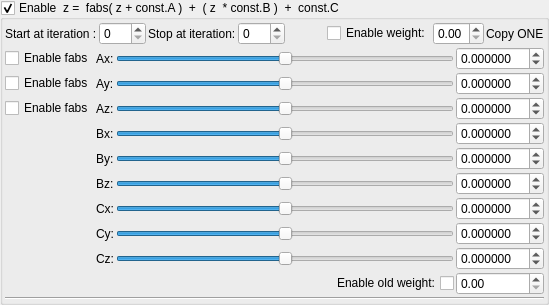
    <widget class="MyGroupBox" name="groupCheck_mandelbulb5_fabsFormulaZAB1_enabled">
     <property name="title">
      <string>Enable  z =  fabs( z + const.A )  +  ( z  * const.B )  +  const.C ;</string>
     </property>
     <property name="checkable">
      <bool>true</bool>
     </property>
     <layout class="QVBoxLayout" name="verticalLayout_7" stretch="0,0,0">
      <property name="spacing">
       <number>2</number>
      </property>
      <property name="leftMargin">
       <number>2</number>
      </property>
      <property name="topMargin">
       <number>2</number>
      </property>
      <property name="rightMargin">
       <number>2</number>
      </property>
      <property name="bottomMargin">
       <number>2</number>
      </property>
      <item>
       <layout class="QGridLayout" name="gridLayout_25">
        <property name="spacing">
         <number>2</number>
        </property>
        <item row="0" column="4">
         <spacer name="horizontalSpacer_13">
          <property name="orientation">
           <enum>Qt::Horizontal</enum>
          </property>
          <property name="sizeHint" stdset="0">
           <size>
            <width>40</width>
            <height>20</height>
           </size>
          </property>
         </spacer>
        </item>
        <item row="0" column="6">
         <widget class="MyDoubleSpinBox" name="spinbox_mandelbulb5_fabsFormulaZAB1_weight">
          <property name="sizePolicy">
           <sizepolicy hsizetype="Minimum" vsizetype="Maximum">
            <horstretch>0</horstretch>
            <verstretch>0</verstretch>
           </sizepolicy>
          </property>
          <property name="decimals">
           <number>2</number>
          </property>
          <property name="minimum">
           <double>0.000000000000000</double>
          </property>
          <property name="maximum">
           <double>1.000000000000000</double>
          </property>
          <property name="singleStep">
           <double>0.100000000000000</double>
          </property>
         </widget>
        </item>
        <item row="0" column="8">
         <widget class="QLabel" name="label_130">
          <property name="text">
           <string>Copy ONE</string>
          </property>
         </widget>
        </item>
        <item row="0" column="3">
         <widget class="MySpinBox" name="spinboxInt_mandelbulb5_fabsFormulaZAB1_stop_iterations">
          <property name="sizePolicy">
           <sizepolicy hsizetype="Minimum" vsizetype="Maximum">
            <horstretch>0</horstretch>
            <verstretch>0</verstretch>
           </sizepolicy>
          </property>
          <property name="maximum">
           <number>250</number>
          </property>
         </widget>
        </item>
        <item row="0" column="1">
         <widget class="MySpinBox" name="spinboxInt_mandelbulb5_fabsFormulaZAB1_start_iterations">
          <property name="sizePolicy">
           <sizepolicy hsizetype="Minimum" vsizetype="Maximum">
            <horstretch>0</horstretch>
            <verstretch>0</verstretch>
           </sizepolicy>
          </property>
          <property name="maximum">
           <number>250</number>
          </property>
         </widget>
        </item>
        <item row="0" column="2">
         <widget class="QLabel" name="label_59">
          <property name="text">
           <string>Stop at iteration:</string>
          </property>
         </widget>
        </item>
        <item row="0" column="0">
         <widget class="QLabel" name="label_60">
          <property name="text">
           <string>Start at iteration :</string>
          </property>
         </widget>
        </item>
        <item row="0" column="5">
         <widget class="QCheckBox" name="checkBox_mandelbulb5_fabsFormulaZAB1_weight_enabled">
          <property name="text">
           <string>Enable weight:</string>
          </property>
         </widget>
        </item>
       </layout>
      </item>
      <item>
       <layout class="QGridLayout" name="gridLayout_26">
        <property name="spacing">
         <number>2</number>
        </property>
        <item row="5" column="2">
         <widget class="QSlider" name="slider3_mandelbulb5_fabsFormulaZAB1B_z">
          <property name="sizePolicy">
           <sizepolicy hsizetype="Expanding" vsizetype="Maximum">
            <horstretch>0</horstretch>
            <verstretch>0</verstretch>
           </sizepolicy>
          </property>
          <property name="minimum">
           <number>-5000000</number>
          </property>
          <property name="maximum">
           <number>5000000</number>
          </property>
          <property name="orientation">
           <enum>Qt::Horizontal</enum>
          </property>
         </widget>
        </item>
        <item row="3" column="3">
         <widget class="MyDoubleSpinBox" name="spinbox3_mandelbulb5_fabsFormulaZAB1B_x">
          <property name="sizePolicy">
           <sizepolicy hsizetype="Minimum" vsizetype="Maximum">
            <horstretch>0</horstretch>
            <verstretch>0</verstretch>
           </sizepolicy>
          </property>
          <property name="prefix">
           <string/>
          </property>
          <property name="decimals">
           <number>6</number>
          </property>
          <property name="minimum">
           <double>-99.989999999999995</double>
          </property>
          <property name="singleStep">
           <double>0.100000000000000</double>
          </property>
         </widget>
        </item>
        <item row="3" column="1">
         <widget class="QLabel" name="label_126">
          <property name="text">
           <string>Bx:</string>
          </property>
         </widget>
        </item>
        <item row="5" column="1">
         <widget class="QLabel" name="label_128">
          <property name="text">
           <string>Bz:</string>
          </property>
         </widget>
        </item>
        <item row="4" column="1">
         <widget class="QLabel" name="label_127">
          <property name="text">
           <string>By:</string>
          </property>
         </widget>
        </item>
        <item row="4" column="3">
         <widget class="MyDoubleSpinBox" name="spinbox3_mandelbulb5_fabsFormulaZAB1B_y">
          <property name="sizePolicy">
           <sizepolicy hsizetype="Minimum" vsizetype="Maximum">
            <horstretch>0</horstretch>
            <verstretch>0</verstretch>
           </sizepolicy>
          </property>
          <property name="decimals">
           <number>6</number>
          </property>
          <property name="minimum">
           <double>-99.989999999999995</double>
          </property>
          <property name="maximum">
           <double>99.989999999999995</double>
          </property>
          <property name="singleStep">
           <double>0.100000000000000</double>
          </property>
         </widget>
        </item>
        <item row="1" column="0">
         <widget class="QCheckBox" name="checkBox_mandelbulb5_fabsFormulaZAB1_enabled_y">
          <property name="text">
           <string>Enable fabs</string>
          </property>
         </widget>
        </item>
        <item row="1" column="1">
         <widget class="QLabel" name="label_61">
          <property name="text">
           <string>Ay:</string>
          </property>
         </widget>
        </item>
        <item row="0" column="1">
         <widget class="QLabel" name="label_62">
          <property name="text">
           <string>Ax:</string>
          </property>
         </widget>
        </item>
        <item row="2" column="2">
         <widget class="QSlider" name="slider3_mandelbulb5_fabsFormulaZAB1A_z">
          <property name="sizePolicy">
           <sizepolicy hsizetype="Expanding" vsizetype="Maximum">
            <horstretch>0</horstretch>
            <verstretch>0</verstretch>
           </sizepolicy>
          </property>
          <property name="minimum">
           <number>-5000000</number>
          </property>
          <property name="maximum">
           <number>5000000</number>
          </property>
          <property name="orientation">
           <enum>Qt::Horizontal</enum>
          </property>
         </widget>
        </item>
        <item row="2" column="1">
         <widget class="QLabel" name="label_63">
          <property name="text">
           <string>Az:</string>
          </property>
         </widget>
        </item>
        <item row="0" column="2">
         <widget class="QSlider" name="slider3_mandelbulb5_fabsFormulaZAB1A_x">
          <property name="sizePolicy">
           <sizepolicy hsizetype="Expanding" vsizetype="Maximum">
            <horstretch>0</horstretch>
            <verstretch>0</verstretch>
           </sizepolicy>
          </property>
          <property name="minimum">
           <number>-5000000</number>
          </property>
          <property name="maximum">
           <number>5000000</number>
          </property>
          <property name="value">
           <number>0</number>
          </property>
          <property name="sliderPosition">
           <number>0</number>
          </property>
          <property name="orientation">
           <enum>Qt::Horizontal</enum>
          </property>
         </widget>
        </item>
        <item row="2" column="0">
         <widget class="QCheckBox" name="checkBox_mandelbulb5_fabsFormulaZAB1_enabled_z">
          <property name="text">
           <string>Enable fabs</string>
          </property>
         </widget>
        </item>
        <item row="0" column="3">
         <widget class="MyDoubleSpinBox" name="spinbox3_mandelbulb5_fabsFormulaZAB1A_x">
          <property name="sizePolicy">
           <sizepolicy hsizetype="Minimum" vsizetype="Maximum">
            <horstretch>0</horstretch>
            <verstretch>0</verstretch>
           </sizepolicy>
          </property>
          <property name="prefix">
           <string/>
          </property>
          <property name="decimals">
           <number>6</number>
          </property>
          <property name="minimum">
           <double>-99.989999999999995</double>
          </property>
          <property name="singleStep">
           <double>0.100000000000000</double>
          </property>
         </widget>
        </item>
        <item row="0" column="0">
         <widget class="QCheckBox" name="checkBox_mandelbulb5_fabsFormulaZAB1_enabled_x">
          <property name="text">
           <string>Enable fabs</string>
          </property>
         </widget>
        </item>
        <item row="1" column="2">
         <widget class="QSlider" name="slider3_mandelbulb5_fabsFormulaZAB1A_y">
          <property name="sizePolicy">
           <sizepolicy hsizetype="Expanding" vsizetype="Maximum">
            <horstretch>0</horstretch>
            <verstretch>0</verstretch>
           </sizepolicy>
          </property>
          <property name="minimum">
           <number>-5000000</number>
          </property>
          <property name="maximum">
           <number>5000000</number>
          </property>
          <property name="orientation">
           <enum>Qt::Horizontal</enum>
          </property>
         </widget>
        </item>
        <item row="1" column="3">
         <widget class="MyDoubleSpinBox" name="spinbox3_mandelbulb5_fabsFormulaZAB1A_y">
          <property name="sizePolicy">
           <sizepolicy hsizetype="Minimum" vsizetype="Maximum">
            <horstretch>0</horstretch>
            <verstretch>0</verstretch>
           </sizepolicy>
          </property>
          <property name="decimals">
           <number>6</number>
          </property>
          <property name="minimum">
           <double>-99.989999999999995</double>
          </property>
          <property name="maximum">
           <double>99.989999999999995</double>
          </property>
          <property name="singleStep">
           <double>0.100000000000000</double>
          </property>
         </widget>
        </item>
        <item row="2" column="3">
         <widget class="MyDoubleSpinBox" name="spinbox3_mandelbulb5_fabsFormulaZAB1A_z">
          <property name="sizePolicy">
           <sizepolicy hsizetype="Minimum" vsizetype="Maximum">
            <horstretch>0</horstretch>
            <verstretch>0</verstretch>
           </sizepolicy>
          </property>
          <property name="decimals">
           <number>6</number>
          </property>
          <property name="minimum">
           <double>-99.989999999999995</double>
          </property>
          <property name="maximum">
           <double>99.989999999999995</double>
          </property>
          <property name="singleStep">
           <double>0.100000000000000</double>
          </property>
         </widget>
        </item>
        <item row="4" column="2">
         <widget class="QSlider" name="slider3_mandelbulb5_fabsFormulaZAB1B_y">
          <property name="sizePolicy">
           <sizepolicy hsizetype="Expanding" vsizetype="Maximum">
            <horstretch>0</horstretch>
            <verstretch>0</verstretch>
           </sizepolicy>
          </property>
          <property name="minimum">
           <number>-5000000</number>
          </property>
          <property name="maximum">
           <number>5000000</number>
          </property>
          <property name="orientation">
           <enum>Qt::Horizontal</enum>
          </property>
         </widget>
        </item>
        <item row="5" column="3">
         <widget class="MyDoubleSpinBox" name="spinbox3_mandelbulb5_fabsFormulaZAB1B_z">
          <property name="sizePolicy">
           <sizepolicy hsizetype="Minimum" vsizetype="Maximum">
            <horstretch>0</horstretch>
            <verstretch>0</verstretch>
           </sizepolicy>
          </property>
          <property name="decimals">
           <number>6</number>
          </property>
          <property name="minimum">
           <double>-99.989999999999995</double>
          </property>
          <property name="maximum">
           <double>99.989999999999995</double>
          </property>
          <property name="singleStep">
           <double>0.100000000000000</double>
          </property>
         </widget>
        </item>
        <item row="3" column="2">
         <widget class="QSlider" name="slider3_mandelbulb5_fabsFormulaZAB1B_x">
          <property name="sizePolicy">
           <sizepolicy hsizetype="Expanding" vsizetype="Maximum">
            <horstretch>0</horstretch>
            <verstretch>0</verstretch>
           </sizepolicy>
          </property>
          <property name="minimum">
           <number>-5000000</number>
          </property>
          <property name="maximum">
           <number>5000000</number>
          </property>
          <property name="value">
           <number>0</number>
          </property>
          <property name="sliderPosition">
           <number>0</number>
          </property>
          <property name="orientation">
           <enum>Qt::Horizontal</enum>
          </property>
         </widget>
        </item>
        <item row="6" column="3">
         <widget class="MyDoubleSpinBox" name="spinbox3_mandelbulb5_fabsFormulaZAB1C_x">
          <property name="sizePolicy">
           <sizepolicy hsizetype="Minimum" vsizetype="Maximum">
            <horstretch>0</horstretch>
            <verstretch>0</verstretch>
           </sizepolicy>
          </property>
          <property name="prefix">
           <string/>
          </property>
          <property name="decimals">
           <number>6</number>
          </property>
          <property name="minimum">
           <double>-99.989999999999995</double>
          </property>
          <property name="singleStep">
           <double>0.100000000000000</double>
          </property>
         </widget>
        </item>
        <item row="8" column="3">
         <widget class="MyDoubleSpinBox" name="spinbox3_mandelbulb5_fabsFormulaZAB1C_z">
          <property name="sizePolicy">
           <sizepolicy hsizetype="Minimum" vsizetype="Maximum">
            <horstretch>0</horstretch>
            <verstretch>0</verstretch>
           </sizepolicy>
          </property>
          <property name="decimals">
           <number>6</number>
          </property>
          <property name="minimum">
           <double>-99.989999999999995</double>
          </property>
          <property name="maximum">
           <double>99.989999999999995</double>
          </property>
          <property name="singleStep">
           <double>0.100000000000000</double>
          </property>
         </widget>
        </item>
        <item row="8" column="1">
         <widget class="QLabel" name="label_134">
          <property name="text">
           <string>Cz:</string>
          </property>
         </widget>
        </item>
        <item row="7" column="3">
         <widget class="MyDoubleSpinBox" name="spinbox3_mandelbulb5_fabsFormulaZAB1C_y">
          <property name="sizePolicy">
           <sizepolicy hsizetype="Minimum" vsizetype="Maximum">
            <horstretch>0</horstretch>
            <verstretch>0</verstretch>
           </sizepolicy>
          </property>
          <property name="prefix">
           <string/>
          </property>
          <property name="decimals">
           <number>6</number>
          </property>
          <property name="minimum">
           <double>-99.989999999999995</double>
          </property>
          <property name="singleStep">
           <double>0.100000000000000</double>
          </property>
         </widget>
        </item>
        <item row="7" column="1">
         <widget class="QLabel" name="label_135">
          <property name="text">
           <string>Cy:</string>
          </property>
         </widget>
        </item>
        <item row="6" column="1">
         <widget class="QLabel" name="label_136">
          <property name="text">
           <string>Cx:</string>
          </property>
         </widget>
        </item>
        <item row="6" column="2">
         <widget class="QSlider" name="slider3_mandelbulb5_fabsFormulaZAB1C_x">
          <property name="sizePolicy">
           <sizepolicy hsizetype="Expanding" vsizetype="Maximum">
            <horstretch>0</horstretch>
            <verstretch>0</verstretch>
           </sizepolicy>
          </property>
          <property name="minimum">
           <number>-5000000</number>
          </property>
          <property name="maximum">
           <number>5000000</number>
          </property>
          <property name="value">
           <number>0</number>
          </property>
          <property name="sliderPosition">
           <number>0</number>
          </property>
          <property name="orientation">
           <enum>Qt::Horizontal</enum>
          </property>
         </widget>
        </item>
        <item row="7" column="2">
         <widget class="QSlider" name="slider3_mandelbulb5_fabsFormulaZAB1C_y">
          <property name="sizePolicy">
           <sizepolicy hsizetype="Expanding" vsizetype="Maximum">
            <horstretch>0</horstretch>
            <verstretch>0</verstretch>
           </sizepolicy>
          </property>
          <property name="minimum">
           <number>-5000000</number>
          </property>
          <property name="maximum">
           <number>5000000</number>
          </property>
          <property name="orientation">
           <enum>Qt::Horizontal</enum>
          </property>
         </widget>
        </item>
        <item row="8" column="2">
         <widget class="QSlider" name="slider3_mandelbulb5_fabsFormulaZAB1C_z">
          <property name="sizePolicy">
           <sizepolicy hsizetype="Expanding" vsizetype="Maximum">
            <horstretch>0</horstretch>
            <verstretch>0</verstretch>
           </sizepolicy>
          </property>
          <property name="minimum">
           <number>-5000000</number>
          </property>
          <property name="maximum">
           <number>5000000</number>
          </property>
          <property name="orientation">
           <enum>Qt::Horizontal</enum>
          </property>
         </widget>
        </item>
        <item row="9" column="3">
         <widget class="MyDoubleSpinBox" name="spinbox_mandelbulb5_fabsFormulaZAB1_old_weight">
          <property name="sizePolicy">
           <sizepolicy hsizetype="Minimum" vsizetype="Maximum">
            <horstretch>0</horstretch>
            <verstretch>0</verstretch>
           </sizepolicy>
          </property>
          <property name="decimals">
           <number>2</number>
          </property>
          <property name="minimum">
           <double>0.000000000000000</double>
          </property>
          <property name="maximum">
           <double>2.000000000000000</double>
          </property>
          <property name="singleStep">
           <double>0.100000000000000</double>
          </property>
         </widget>
        </item>
        <item row="9" column="2">
         <widget class="QCheckBox" name="checkBox_mandelbulb5_fabsFormulaZAB1_old_weight_enabled">
          <property name="layoutDirection">
           <enum>Qt::RightToLeft</enum>
          </property>
          <property name="text">
           <string>Enable old weight:</string>
          </property>
         </widget>
        </item>
       </layout>
      </item>
      <item>
       <widget class="Line" name="line_8">
        <property name="orientation">
         <enum>Qt::Horizontal</enum>
        </property>
       </widget>
      </item>
     </layout>
    </widget>
